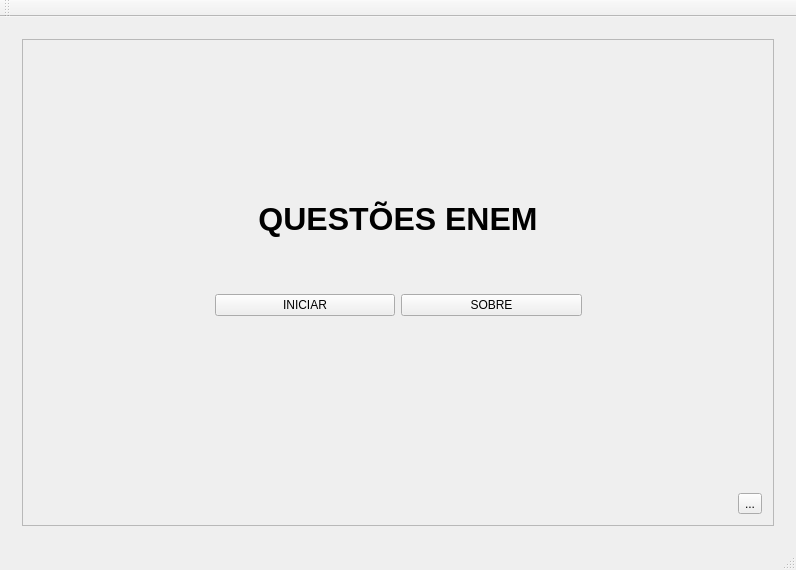
<?xml version="1.0" encoding="UTF-8"?>
<ui version="4.0">
 <class>MainWin</class>
 <widget class="QMainWindow" name="MainWin">
  <property name="geometry">
   <rect>
    <x>0</x>
    <y>0</y>
    <width>796</width>
    <height>570</height>
   </rect>
  </property>
  <property name="sizePolicy">
   <sizepolicy hsizetype="Preferred" vsizetype="Fixed">
    <horstretch>0</horstretch>
    <verstretch>0</verstretch>
   </sizepolicy>
  </property>
  <property name="windowTitle">
   <string>MainWin</string>
  </property>
  <widget class="QWidget" name="centralWidget">
   <layout class="QVBoxLayout" name="verticalLayout_4">
    <item>
     <widget class="QStackedWidget" name="stackedWidget">
      <property name="currentIndex">
       <number>0</number>
      </property>
      <widget class="QWidget" name="start_page">
       <layout class="QVBoxLayout" name="verticalLayout_9">
        <item>
         <widget class="QScrollArea" name="scrollArea_3">
          <property name="widgetResizable">
           <bool>true</bool>
          </property>
          <widget class="QWidget" name="scrollAreaWidgetContents_3">
           <property name="geometry">
            <rect>
             <x>0</x>
             <y>0</y>
             <width>758</width>
             <height>471</height>
            </rect>
           </property>
           <layout class="QVBoxLayout" name="verticalLayout_11">
            <item>
             <layout class="QVBoxLayout" name="verticalLayout_10">
              <item>
               <layout class="QVBoxLayout" name="main_layout">
                <property name="topMargin">
                 <number>150</number>
                </property>
                <item>
                 <widget class="QLabel" name="label">
                  <property name="sizePolicy">
                   <sizepolicy hsizetype="Preferred" vsizetype="Preferred">
                    <horstretch>0</horstretch>
                    <verstretch>0</verstretch>
                   </sizepolicy>
                  </property>
                  <property name="lineWidth">
                   <number>10</number>
                  </property>
                  <property name="text">
                   <string>&lt;html&gt;&lt;head/&gt;&lt;body&gt;&lt;p&gt;&lt;span style=&quot; font-size:24pt; font-weight:600;&quot;&gt;QUESTÕES ENEM&lt;/span&gt;&lt;/p&gt;&lt;/body&gt;&lt;/html&gt;</string>
                  </property>
                  <property name="alignment">
                   <set>Qt::AlignCenter</set>
                  </property>
                 </widget>
                </item>
               </layout>
              </item>
              <item>
               <layout class="QHBoxLayout" name="horizontalLayout_2">
                <property name="leftMargin">
                 <number>0</number>
                </property>
                <property name="topMargin">
                 <number>50</number>
                </property>
                <property name="rightMargin">
                 <number>0</number>
                </property>
                <property name="bottomMargin">
                 <number>0</number>
                </property>
                <item>
                 <spacer name="horizontalSpacer_4">
                  <property name="orientation">
                   <enum>Qt::Horizontal</enum>
                  </property>
                  <property name="sizeHint" stdset="0">
                   <size>
                    <width>40</width>
                    <height>20</height>
                   </size>
                  </property>
                 </spacer>
                </item>
                <item>
                 <widget class="QPushButton" name="start_button">
                  <property name="sizePolicy">
                   <sizepolicy hsizetype="Expanding" vsizetype="Fixed">
                    <horstretch>0</horstretch>
                    <verstretch>0</verstretch>
                   </sizepolicy>
                  </property>
                  <property name="text">
                   <string>INICIAR</string>
                  </property>
                 </widget>
                </item>
                <item>
                 <widget class="QPushButton" name="help_button">
                  <property name="sizePolicy">
                   <sizepolicy hsizetype="Expanding" vsizetype="Fixed">
                    <horstretch>0</horstretch>
                    <verstretch>0</verstretch>
                   </sizepolicy>
                  </property>
                  <property name="text">
                   <string>SOBRE</string>
                  </property>
                 </widget>
                </item>
                <item>
                 <spacer name="horizontalSpacer_5">
                  <property name="orientation">
                   <enum>Qt::Horizontal</enum>
                  </property>
                  <property name="sizeHint" stdset="0">
                   <size>
                    <width>40</width>
                    <height>20</height>
                   </size>
                  </property>
                 </spacer>
                </item>
               </layout>
              </item>
             </layout>
            </item>
            <item>
             <spacer name="verticalSpacer">
              <property name="orientation">
               <enum>Qt::Vertical</enum>
              </property>
              <property name="sizeHint" stdset="0">
               <size>
                <width>20</width>
                <height>40</height>
               </size>
              </property>
             </spacer>
            </item>
            <item>
             <widget class="QToolButton" name="toolButton">
              <property name="layoutDirection">
               <enum>Qt::RightToLeft</enum>
              </property>
              <property name="text">
               <string>...</string>
              </property>
             </widget>
            </item>
           </layout>
          </widget>
         </widget>
        </item>
       </layout>
      </widget>
      <widget class="QWidget" name="choose_page">
       <layout class="QVBoxLayout" name="verticalLayout_3">
        <item>
         <widget class="QScrollArea" name="scrollArea_2">
          <property name="widgetResizable">
           <bool>true</bool>
          </property>
          <widget class="QWidget" name="scrollAreaWidgetContents_2">
           <property name="geometry">
            <rect>
             <x>0</x>
             <y>0</y>
             <width>492</width>
             <height>245</height>
            </rect>
           </property>
           <layout class="QVBoxLayout" name="verticalLayout_8">
            <item>
             <spacer name="verticalSpacer_3">
              <property name="orientation">
               <enum>Qt::Vertical</enum>
              </property>
              <property name="sizeType">
               <enum>QSizePolicy::MinimumExpanding</enum>
              </property>
              <property name="sizeHint" stdset="0">
               <size>
                <width>20</width>
                <height>40</height>
               </size>
              </property>
             </spacer>
            </item>
            <item>
             <layout class="QVBoxLayout" name="verticalLayout">
              <property name="topMargin">
               <number>0</number>
              </property>
              <property name="bottomMargin">
               <number>25</number>
              </property>
              <item>
               <widget class="QLabel" name="label_2">
                <property name="sizePolicy">
                 <sizepolicy hsizetype="Preferred" vsizetype="Fixed">
                  <horstretch>0</horstretch>
                  <verstretch>0</verstretch>
                 </sizepolicy>
                </property>
                <property name="text">
                 <string>&lt;html&gt;&lt;head/&gt;&lt;body&gt;&lt;p align=&quot;center&quot;&gt;&lt;span style=&quot; font-size:18pt;&quot;&gt;Escolha os temas das questões:&lt;/span&gt;&lt;/p&gt;&lt;/body&gt;&lt;/html&gt;</string>
                </property>
                <property name="alignment">
                 <set>Qt::AlignCenter</set>
                </property>
               </widget>
              </item>
             </layout>
            </item>
            <item>
             <layout class="QVBoxLayout" name="verticalLayout_7">
              <item>
               <layout class="QHBoxLayout" name="horizontalLayout_3">
                <property name="topMargin">
                 <number>0</number>
                </property>
                <item>
                 <widget class="QCheckBox" name="math_check">
                  <property name="text">
                   <string>Matemática</string>
                  </property>
                 </widget>
                </item>
                <item>
                 <widget class="QCheckBox" name="physic_check">
                  <property name="text">
                   <string>Física</string>
                  </property>
                 </widget>
                </item>
                <item>
                 <widget class="QCheckBox" name="chemi_check">
                  <property name="text">
                   <string>Química</string>
                  </property>
                 </widget>
                </item>
                <item>
                 <widget class="QCheckBox" name="bio_check">
                  <property name="text">
                   <string>Biologia</string>
                  </property>
                 </widget>
                </item>
               </layout>
              </item>
              <item>
               <layout class="QHBoxLayout" name="horizontalLayout_4">
                <property name="topMargin">
                 <number>0</number>
                </property>
                <item>
                 <widget class="QCheckBox" name="hist_check">
                  <property name="text">
                   <string>História</string>
                  </property>
                 </widget>
                </item>
                <item>
                 <widget class="QCheckBox" name="geo_check">
                  <property name="text">
                   <string>Geografia</string>
                  </property>
                 </widget>
                </item>
                <item>
                 <widget class="QCheckBox" name="philo_check">
                  <property name="text">
                   <string>Filosofia</string>
                  </property>
                 </widget>
                </item>
                <item>
                 <widget class="QCheckBox" name="soci_check">
                  <property name="text">
                   <string>Sociologia</string>
                  </property>
                 </widget>
                </item>
                <item>
                 <widget class="QCheckBox" name="port_check">
                  <property name="text">
                   <string>Português</string>
                  </property>
                 </widget>
                </item>
               </layout>
              </item>
              <item>
               <layout class="QHBoxLayout" name="horizontalLayout_12">
                <property name="topMargin">
                 <number>25</number>
                </property>
                <item>
                 <spacer name="horizontalSpacer">
                  <property name="orientation">
                   <enum>Qt::Horizontal</enum>
                  </property>
                  <property name="sizeHint" stdset="0">
                   <size>
                    <width>40</width>
                    <height>20</height>
                   </size>
                  </property>
                 </spacer>
                </item>
                <item>
                 <widget class="QPushButton" name="ready_butto">
                  <property name="sizePolicy">
                   <sizepolicy hsizetype="Expanding" vsizetype="Fixed">
                    <horstretch>0</horstretch>
                    <verstretch>0</verstretch>
                   </sizepolicy>
                  </property>
                  <property name="text">
                   <string>PRONTO</string>
                  </property>
                 </widget>
                </item>
                <item>
                 <widget class="QPushButton" name="help2_button">
                  <property name="sizePolicy">
                   <sizepolicy hsizetype="Expanding" vsizetype="Fixed">
                    <horstretch>0</horstretch>
                    <verstretch>0</verstretch>
                   </sizepolicy>
                  </property>
                  <property name="text">
                   <string>AJUDA</string>
                  </property>
                 </widget>
                </item>
                <item>
                 <spacer name="horizontalSpacer_2">
                  <property name="orientation">
                   <enum>Qt::Horizontal</enum>
                  </property>
                  <property name="sizeHint" stdset="0">
                   <size>
                    <width>40</width>
                    <height>20</height>
                   </size>
                  </property>
                 </spacer>
                </item>
               </layout>
              </item>
             </layout>
            </item>
            <item>
             <spacer name="verticalSpacer_2">
              <property name="orientation">
               <enum>Qt::Vertical</enum>
              </property>
              <property name="sizeType">
               <enum>QSizePolicy::Expanding</enum>
              </property>
              <property name="sizeHint" stdset="0">
               <size>
                <width>20</width>
                <height>40</height>
               </size>
              </property>
             </spacer>
            </item>
           </layout>
          </widget>
         </widget>
        </item>
       </layout>
      </widget>
      <widget class="QWidget" name="question_page">
       <layout class="QVBoxLayout" name="verticalLayout_6">
        <item>
         <widget class="QScrollArea" name="scrollArea">
          <property name="widgetResizable">
           <bool>true</bool>
          </property>
          <widget class="QWidget" name="scrollAreaWidgetContents">
           <property name="geometry">
            <rect>
             <x>0</x>
             <y>0</y>
             <width>198</width>
             <height>491</height>
            </rect>
           </property>
           <layout class="QGridLayout" name="gridLayout_2">
            <item row="0" column="0">
             <widget class="QLabel" name="theme_label_">
              <property name="sizePolicy">
               <sizepolicy hsizetype="Preferred" vsizetype="Fixed">
                <horstretch>0</horstretch>
                <verstretch>0</verstretch>
               </sizepolicy>
              </property>
              <property name="text">
               <string>&lt;html&gt;&lt;head/&gt;&lt;body&gt;&lt;p&gt;&lt;br/&gt;&lt;/p&gt;&lt;p&gt;&lt;br/&gt;&lt;/p&gt;&lt;/body&gt;&lt;/html&gt;</string>
              </property>
             </widget>
            </item>
            <item row="1" column="0" colspan="2">
             <widget class="QTextBrowser" name="question_text">
              <property name="sizePolicy">
               <sizepolicy hsizetype="Expanding" vsizetype="Fixed">
                <horstretch>0</horstretch>
                <verstretch>0</verstretch>
               </sizepolicy>
              </property>
              <property name="autoFormatting">
               <set>QTextEdit::AutoNone</set>
              </property>
              <property name="html">
               <string>&lt;!DOCTYPE HTML PUBLIC &quot;-//W3C//DTD HTML 4.0//EN&quot; &quot;http://www.w3.org/TR/REC-html40/strict.dtd&quot;&gt;
&lt;html&gt;&lt;head&gt;&lt;meta name=&quot;qrichtext&quot; content=&quot;1&quot; /&gt;&lt;style type=&quot;text/css&quot;&gt;
p, li { white-space: pre-wrap; }
&lt;/style&gt;&lt;/head&gt;&lt;body style=&quot; font-family:'Ubuntu'; font-size:11pt; font-weight:400; font-style:normal;&quot;&gt;
&lt;p align=&quot;justify&quot; style=&quot;-qt-paragraph-type:empty; margin-top:0px; margin-bottom:0px; margin-left:0px; margin-right:0px; -qt-block-indent:0; text-indent:0px;&quot;&gt;&lt;br /&gt;&lt;/p&gt;&lt;/body&gt;&lt;/html&gt;</string>
              </property>
              <property name="textInteractionFlags">
               <set>Qt::NoTextInteraction</set>
              </property>
             </widget>
            </item>
            <item row="2" column="0" colspan="2">
             <layout class="QVBoxLayout" name="verticalLayout_2">
              <property name="sizeConstraint">
               <enum>QLayout::SetMaximumSize</enum>
              </property>
              <item>
               <layout class="QHBoxLayout" name="horizontalLayout_6">
                <item>
                 <widget class="QRadioButton" name="alternative_a">
                  <property name="sizePolicy">
                   <sizepolicy hsizetype="Fixed" vsizetype="Fixed">
                    <horstretch>0</horstretch>
                    <verstretch>0</verstretch>
                   </sizepolicy>
                  </property>
                  <property name="text">
                   <string/>
                  </property>
                 </widget>
                </item>
                <item>
                 <widget class="QLabel" name="label_a">
                  <property name="sizePolicy">
                   <sizepolicy hsizetype="Preferred" vsizetype="Expanding">
                    <horstretch>0</horstretch>
                    <verstretch>0</verstretch>
                   </sizepolicy>
                  </property>
                  <property name="text">
                   <string>A</string>
                  </property>
                 </widget>
                </item>
               </layout>
              </item>
              <item>
               <layout class="QHBoxLayout" name="horizontalLayout_7">
                <item>
                 <widget class="QRadioButton" name="alternative_b">
                  <property name="sizePolicy">
                   <sizepolicy hsizetype="Fixed" vsizetype="Fixed">
                    <horstretch>0</horstretch>
                    <verstretch>0</verstretch>
                   </sizepolicy>
                  </property>
                  <property name="text">
                   <string/>
                  </property>
                 </widget>
                </item>
                <item>
                 <widget class="QLabel" name="label_b">
                  <property name="sizePolicy">
                   <sizepolicy hsizetype="Preferred" vsizetype="Expanding">
                    <horstretch>0</horstretch>
                    <verstretch>0</verstretch>
                   </sizepolicy>
                  </property>
                  <property name="text">
                   <string>B</string>
                  </property>
                 </widget>
                </item>
               </layout>
              </item>
              <item>
               <layout class="QHBoxLayout" name="horizontalLayout_8">
                <item>
                 <widget class="QRadioButton" name="alternative_c">
                  <property name="sizePolicy">
                   <sizepolicy hsizetype="Fixed" vsizetype="Fixed">
                    <horstretch>0</horstretch>
                    <verstretch>0</verstretch>
                   </sizepolicy>
                  </property>
                  <property name="text">
                   <string/>
                  </property>
                 </widget>
                </item>
                <item>
                 <widget class="QLabel" name="label_c">
                  <property name="sizePolicy">
                   <sizepolicy hsizetype="Preferred" vsizetype="Expanding">
                    <horstretch>0</horstretch>
                    <verstretch>0</verstretch>
                   </sizepolicy>
                  </property>
                  <property name="text">
                   <string>C</string>
                  </property>
                 </widget>
                </item>
               </layout>
              </item>
              <item>
               <layout class="QHBoxLayout" name="horizontalLayout_9">
                <item>
                 <widget class="QRadioButton" name="alternative_d">
                  <property name="sizePolicy">
                   <sizepolicy hsizetype="Fixed" vsizetype="Fixed">
                    <horstretch>0</horstretch>
                    <verstretch>0</verstretch>
                   </sizepolicy>
                  </property>
                  <property name="text">
                   <string/>
                  </property>
                 </widget>
                </item>
                <item>
                 <widget class="QLabel" name="label_d">
                  <property name="sizePolicy">
                   <sizepolicy hsizetype="Preferred" vsizetype="Expanding">
                    <horstretch>0</horstretch>
                    <verstretch>0</verstretch>
                   </sizepolicy>
                  </property>
                  <property name="text">
                   <string>D</string>
                  </property>
                 </widget>
                </item>
               </layout>
              </item>
              <item>
               <layout class="QHBoxLayout" name="horizontalLayout_10">
                <item>
                 <widget class="QRadioButton" name="alternative_e">
                  <property name="sizePolicy">
                   <sizepolicy hsizetype="Fixed" vsizetype="Fixed">
                    <horstretch>0</horstretch>
                    <verstretch>0</verstretch>
                   </sizepolicy>
                  </property>
                  <property name="text">
                   <string/>
                  </property>
                 </widget>
                </item>
                <item>
                 <widget class="QLabel" name="label_e">
                  <property name="sizePolicy">
                   <sizepolicy hsizetype="Preferred" vsizetype="Expanding">
                    <horstretch>0</horstretch>
                    <verstretch>0</verstretch>
                   </sizepolicy>
                  </property>
                  <property name="text">
                   <string>E</string>
                  </property>
                 </widget>
                </item>
               </layout>
              </item>
             </layout>
            </item>
            <item row="3" column="0">
             <spacer name="horizontalSpacer_3">
              <property name="orientation">
               <enum>Qt::Horizontal</enum>
              </property>
              <property name="sizeHint" stdset="0">
               <size>
                <width>545</width>
                <height>20</height>
               </size>
              </property>
             </spacer>
            </item>
            <item row="3" column="1">
             <layout class="QVBoxLayout" name="verticalLayout_5">
              <item>
               <layout class="QHBoxLayout" name="horizontalLayout_5">
                <item>
                 <widget class="QPushButton" name="check_button">
                  <property name="enabled">
                   <bool>true</bool>
                  </property>
                  <property name="text">
                   <string>VERIFICAR</string>
                  </property>
                 </widget>
                </item>
                <item>
                 <widget class="QPushButton" name="next_button">
                  <property name="text">
                   <string>PRÓXIMA</string>
                  </property>
                 </widget>
                </item>
               </layout>
              </item>
              <item>
               <layout class="QHBoxLayout" name="horizontalLayout_11">
                <item>
                 <layout class="QHBoxLayout" name="horizontalLayout">
                  <property name="sizeConstraint">
                   <enum>QLayout::SetFixedSize</enum>
                  </property>
                  <item>
                   <widget class="QLabel" name="answer_tag">
                    <property name="sizePolicy">
                     <sizepolicy hsizetype="Minimum" vsizetype="Preferred">
                      <horstretch>0</horstretch>
                      <verstretch>0</verstretch>
                     </sizepolicy>
                    </property>
                    <property name="text">
                     <string>Resposta:</string>
                    </property>
                   </widget>
                  </item>
                  <item>
                   <widget class="QLabel" name="answer_label">
                    <property name="sizePolicy">
                     <sizepolicy hsizetype="Minimum" vsizetype="Preferred">
                      <horstretch>0</horstretch>
                      <verstretch>0</verstretch>
                     </sizepolicy>
                    </property>
                    <property name="text">
                     <string/>
                    </property>
                    <property name="alignment">
                     <set>Qt::AlignLeading|Qt::AlignLeft|Qt::AlignVCenter</set>
                    </property>
                   </widget>
                  </item>
                 </layout>
                </item>
                <item>
                 <widget class="QPushButton" name="back_button_2">
                  <property name="sizePolicy">
                   <sizepolicy hsizetype="Preferred" vsizetype="Fixed">
                    <horstretch>0</horstretch>
                    <verstretch>0</verstretch>
                   </sizepolicy>
                  </property>
                  <property name="text">
                   <string>VOLTAR</string>
                  </property>
                 </widget>
                </item>
               </layout>
              </item>
             </layout>
            </item>
           </layout>
          </widget>
         </widget>
        </item>
       </layout>
      </widget>
     </widget>
    </item>
   </layout>
  </widget>
  <widget class="QMenuBar" name="menuBar">
   <property name="geometry">
    <rect>
     <x>0</x>
     <y>0</y>
     <width>796</width>
     <height>22</height>
    </rect>
   </property>
  </widget>
  <widget class="QToolBar" name="mainToolBar">
   <attribute name="toolBarArea">
    <enum>TopToolBarArea</enum>
   </attribute>
   <attribute name="toolBarBreak">
    <bool>false</bool>
   </attribute>
  </widget>
  <widget class="QStatusBar" name="statusBar"/>
 </widget>
 <layoutdefault spacing="6" margin="11"/>
 <resources/>
 <connections/>
</ui>
